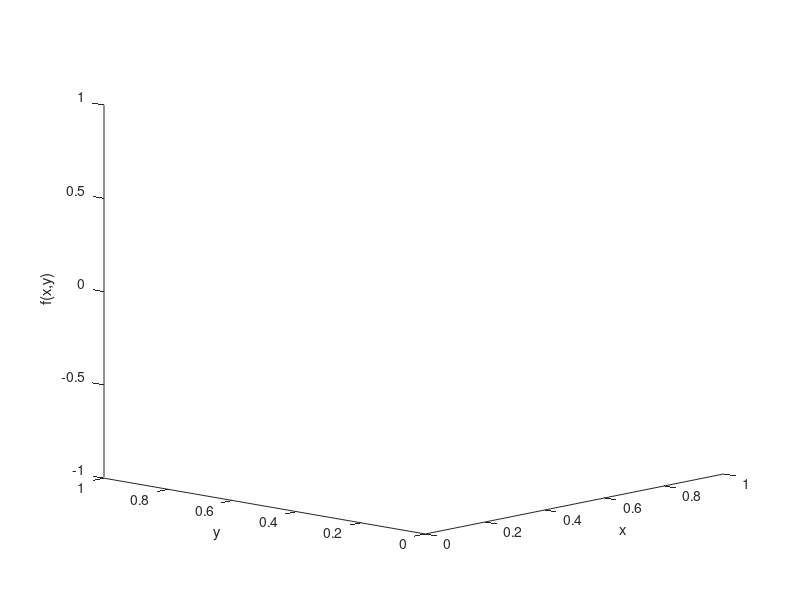

This figure's MATLAB source: (Note: this script raises an error after producing the figure.)
% Developed by Marta Timon
% University of Freiburg, Germany
% Last Update: May 18, 2017

% Create a matlab figure depicting a surface with several minima 
% surface is z =3*(1-x).^2.*exp(-(x.^2) - (y+1).^2) ... 
%    - 10*(x/5 - x.^3 - y.^5).*exp(-x.^2-y.^2) ... 
%    - 1/3*exp(-(x+1).^2 - y.^2)

% Create figure
figure1 = figure;
colormap(autumn);

% Create axes with a handle
axes1 = axes('Parent',figure1);
% create a handle for the axis
%axes1 = gca;
hold(axes1,'on');

% change viewing angle
%view(axes1,[-34.7 31.6]);
view(axes1,[-47.1 12.4]);
xlabel('x');
ylabel('y');
zlabel('f(x,y)');
% remove the default axis
%set(gca,'visible','off');

% select figure size
f_width = 800;
f_height = 700;
figure1.Position = [100, 100, f_width, f_height];


[X,Y,Z] = peaks(25);
CO(:,:,1) = zeros(25); % red
CO(:,:,2) = ones(25).*linspace(0.5,0.6,25); % green
CO(:,:,3) = ones(25).*linspace(0,1,25); % blue
%surf(X,Y,Z,CO)
surf(X,Y,Z)

% save the figure to a png file
print(figure1,'global_optimization3c','-r300','-dpng')
print(figure1,'global_optimization3c','-depsc','-tiff','-r300')